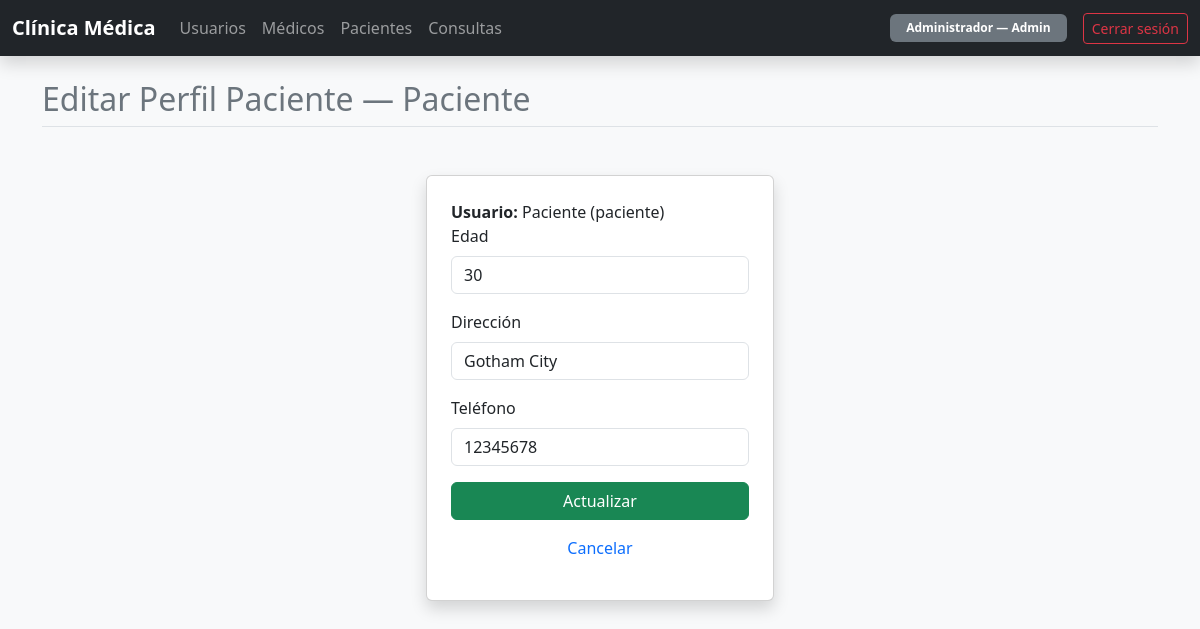
The page /pacientes/editar/1 (signed in) on the database its author committed.
### models/usuario_model.py (models this page shows, shortened)
class Usuario(UserMixin, db.Model):
    __tablename__ = 'usuarios'
    id_usuario = db.Column(db.Integer, primary_key=True)
    nombre     = db.Column(db.String(100), nullable=False)
    username   = db.Column(db.String(50),  unique=True, nullable=False)
    password   = db.Column(db.String(255), nullable=False)
    rol        = db.Column(db.String(20),  nullable=False)  # 'admin' | 'medico' | 'paciente'
    medico   = db.relationship('Medico',   back_populates='usuario',
                               uselist=False, cascade='all, delete-orphan')
    paciente = db.relationship('Paciente', back_populates='usuario',
                               uselist=False, cascade='all, delete-orphan')

### models/paciente_model.py (models this page shows, shortened)
class Paciente(db.Model):
    __tablename__ = 'pacientes'
    id_paciente = db.Column(db.Integer, primary_key=True)
    edad        = db.Column(db.Integer)
    direccion   = db.Column(db.String(200))
    telefono    = db.Column(db.String(20))
    id_usuario = db.Column(
        db.Integer,
        db.ForeignKey('usuarios.id_usuario', ondelete='CASCADE'),
        nullable=False,
        unique=True
    )
    usuario = db.relationship('Usuario', back_populates='paciente')
    consultas = db.relationship(
        'Consulta',
        back_populates='paciente',
        cascade='all, delete-orphan',
        lazy='select'
    )

### controllers/paciente_controller.py (the view, shortened to what this page needs)
@paciente_bp.route('/editar/<int:id_paciente>', methods=['GET', 'POST'])
@login_required
@solo_admin
def editar(id_paciente):
    p = Paciente.query.get_or_404(id_paciente)
    return render_editar(p)

### database.py (called while the page is built)
def solo_admin(f):
    @wraps(f)
    def decorated(*args, **kwargs):
        if not current_user.is_authenticated or current_user.rol != 'admin':
            abort(403)
        return f(*args, **kwargs)
    return decorated

### models/usuario_model.py (called while the page is built)
@login_manager.user_loader
def load_user(user_id):
    return Usuario.query.get(int(user_id))

### views/paciente_view.py (called while the page is built)
def render_editar(paciente):
    return render_template('paciente/editar.html', paciente=paciente)

### templates/paciente/editar.html (shortened to what this page needs)
{% extends 'base.html' %}
{% block page_title %}Editar Perfil Paciente — {{ paciente.usuario.nombre }}{% endblock %}
{% block content %}
  <div class="container mt-5">
  <div class="row justify-content-center">
    <div class="col-md-4">
      <div class="card shadow p-4">
          <div >
            <strong>Usuario:</strong> {{ paciente.usuario.nombre }} ({{ paciente.usuario.username }})
          </div>
          <form method="POST">
            <div class="mb-3">
              <label for="edad" class="form-label">Edad</label>
              <input type="number" id="edad" name="edad" value="{{ paciente.edad or '' }}" min="0" max="150" class="form-control">
            </div>
            <div class="mb-3">
              <label for="direccion" class="form-label">Dirección</label>
              <input type="text" id="direccion" name="direccion" value="{{ paciente.direccion or '' }}" class="form-control">
            </div>
            <div class="mb-3">
              <label for="telefono" class="form-label">Teléfono</label>
              <input type="text" id="telefono" name="telefono" value="{{ paciente.telefono or '' }}" class="form-control">
            </div>
            <div class="d-grid">
              <button type="submit" class="btn btn-success" >Actualizar</button>
            </div>
          </form>
          <p class="text-center mt-3">
            <a href="{{ url_for('pacientes.listar') }}" class="text-decoration-none">Cancelar</a>
          </p>
        </div>
      </div>
    </div>
  </div>
{% endblock %}

### templates/base.html (shortened to what this page needs)
<!doctype html>
<html lang="es">
  <head>
    <link href="https://cdn.jsdelivr.net/npm/bootstrap@5.3.3/dist/css/bootstrap.min.css" rel="stylesheet">
  </head>
  <body class="bg-light">
    {% if current_user.is_authenticated %}
      <nav class="navbar navbar-expand-lg navbar-dark bg-dark shadow mb-4">
        <div class="container-fluid">
          <a class="navbar-brand fw-bold" href="{{ url_for('dashboard') }}">Clínica Médica</a>
          <div class="collapse navbar-collapse" id="navbarClinica">
            <ul class="navbar-nav me-auto mb-2 mb-lg-0">
              {% if current_user.rol == 'admin' %}
                <li class="nav-item"><a class="nav-link" href="{{ url_for('usuarios.index') }}">Usuarios</a></li>
                <li class="nav-item"><a class="nav-link" href="{{ url_for('medicos.listar') }}">Médicos</a></li>
                <li class="nav-item"><a class="nav-link" href="{{ url_for('pacientes.listar') }}">Pacientes</a></li>
                <li class="nav-item"><a class="nav-link" href="{{ url_for('consultas.listar') }}">Consultas</a></li>
              {% endif %}
            </ul>
            <div class="d-flex align-items-center gap-3">
              <span class="badge bg-secondary px-3 py-2 text-capitalize">
                {{ current_user.nombre }} — <span class="fw-bold">{{ current_user.rol }}</span>
              </span>
              <a href="{{ url_for('auth.logout') }}" class="btn btn-outline-danger btn-sm">Cerrar sesión</a>
            </div>
          </div>
        </div>
      </nav>
      <div class="container my-4">
        <h2 class="mb-4 border-bottom pb-2 text-secondary">{% block page_title %}{% endblock %}</h2>
        {% block content %}{% endblock %}
      </div>
    {% endif %}
  </body>
</html>

### rows shown on the page
Usuario: nombre "Administrador", rol "Admin"
Usuario: usuario.nombre "Paciente", usuario.username "paciente"
Paciente: edad "30", direccion "Gotham City", telefono "12345678"
